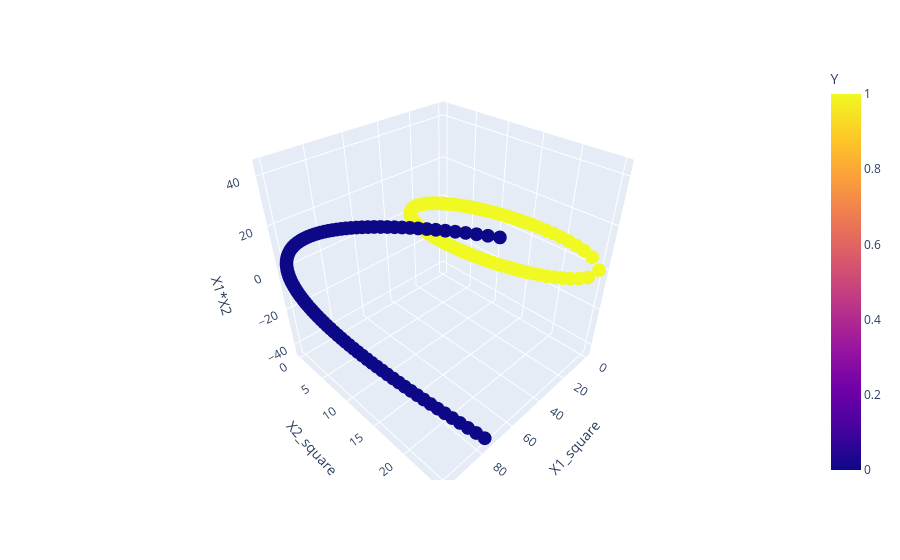

Notebook code cell kept with this figure:
### Code cell
import plotly.express as px
fig = px.scatter_3d(df, x = 'X1_square', y = 'X2_square', z = 'X1*X2', color = 'Y')
fig.show()

### Figure 1 — Plotly figure (JSON) as saved in the notebook; plotly's stock layout.template omitted (floating-point values rounded to 4 significant figures; data arrays with more than 128 entries replaced by an {"elided": "..."} marker saying what was removed)
{"data": [{"hovertemplate": "X1_square=%{x}<br>X2_square=%{y}<br>X1*X2=%{z}<br>Y=%{marker.color}<extra></extra>", "legendgroup": "", "marker": {"color": {"elided": "400 int values"}, "coloraxis": "coloraxis", "symbol": "circle"}, "mode": "markers", "name": "", "scene": "scene", "showlegend": false, "type": "scatter3d", "x": {"elided": "400 float values"}, "y": {"elided": "400 float values"}, "z": {"elided": "400 float values"}}], "layout": {"coloraxis": {"colorbar": {"title": {"text": "Y"}}, "colorscale": [[0, "#0d0887"], [0.1111, "#46039f"], [0.2222, "#7201a8"], [0.3333, "#9c179e"], [0.4444, "#bd3786"], [0.5556, "#d8576b"], [0.6667, "#ed7953"], [0.7778, "#fb9f3a"], [0.8889, "#fdca26"], [1, "#f0f921"]]}, "legend": {"tracegroupgap": 0}, "margin": {"t": 60}, "scene": {"domain": {"x": [0, 1], "y": [0, 1]}, "xaxis": {"title": {"text": "X1_square"}}, "yaxis": {"title": {"text": "X2_square"}}, "zaxis": {"title": {"text": "X1*X2"}}}}}
